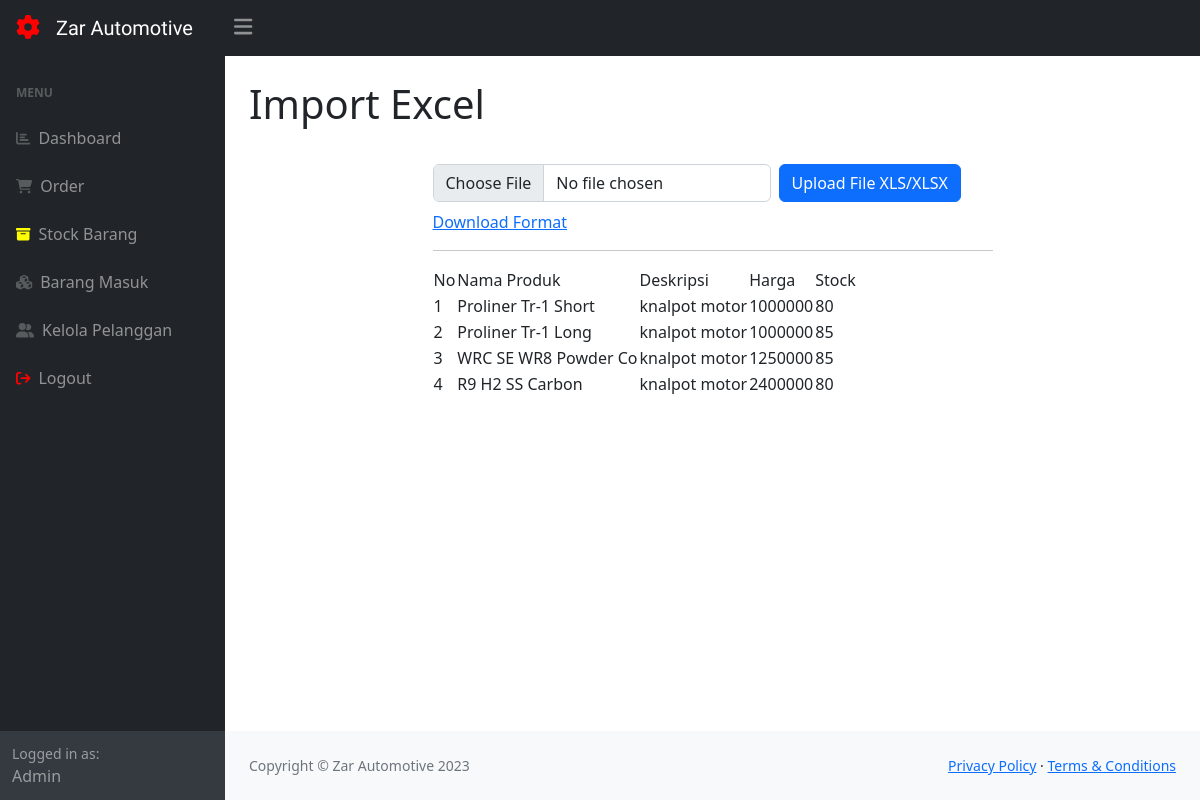
The page /importstock.php (signed in) on the database its author committed.
### tables this page shows
CREATE TABLE `produk` (
  `idproduk` int(11) NOT NULL,
  `namaproduk` varchar(20) NOT NULL,
  `deskripsi` varchar(30) NOT NULL,
  `harga` int(11) NOT NULL,
  `stock` int(11) NOT NULL
);

### importstock.php (the view, shortened to what this page needs)
<?php
require 'ceklogin.php';
?>
<!DOCTYPE html>
<html lang="en">
    <head>
        <link href="https://cdn.jsdelivr.net/npm/bootstrap@4.6.2/dist/css/bootstrap.min.css" rel="stylesheet" />
        <link href="css/styles.css" rel="stylesheet" />
    </head>
    <body class="sb-nav-fixed">
        <nav class="sb-topnav navbar navbar-expand navbar-dark bg-dark">
            <div class="sb-nav-link-icon ml-3"><i class="fas fa-gear fa-spin" style="font-size:24px;color:red"></i></div>
            <a class="navbar-brand ps-3 custom-font" href="index.php">Zar Automotive</a>
            <button class="btn btn-link btn-sm order-1 order-lg-0 me-4 me-lg-0 move-left" id="sidebarToggle" href="#!"><i class="fas fa-bars" style="font-size:21px"></i></button>
        </nav>
        <div id="layoutSidenav">
            <div id="layoutSidenav_nav">
                <nav class="sb-sidenav accordion sb-sidenav-dark" id="sidenavAccordion">
                    <div class="sb-sidenav-menu">
                        <div class="nav">
                            <div class="sb-sidenav-menu-heading">Menu</div>
                            <a class="nav-link" href="dashboard.php">
                                <div class="sb-nav-link-icon"><i class="fa fa-bar-chart"></i></div>
                                Dashboard
                            </a>
                            <a class="nav-link" href="index.php">
                                <div class="sb-nav-link-icon"><i class="fas fa-shopping-cart"></i></div>
                                Order
                            </a>
                            <a class="nav-link" href="stock.php">
                                <div class="sb-nav-link-icon"><i class="fas fa-archive" style="color:yellow"></i></div>
                                Stock Barang
                            </a>
                            <a class="nav-link" href="masuk.php">
                                <div class="sb-nav-link-icon"><i class="fas fa-cubes"></i></div>
                                Barang Masuk
                            </a>
                            <a class="nav-link" href="pelanggan.php">
                                <div class="sb-nav-link-icon"><i class="fas fa-user-friends"></i></div>
                                Kelola Pelanggan
                            </a>
                            <a class="nav-link" href="logout.php">
                                <div class="sb-nav-link-icon"><i class="fa fa-sign-out" style="color:red"></i></div>
                                Logout
                            </a>
                        </div>
                    </div>
                    <div class="sb-sidenav-footer">
                        <div class="small">Logged in as:</div>
                        Admin
                    </div>
                </nav>
            </div>
            <div id="layoutSidenav_content">
                <main>
                    <div class="container-fluid px-4">
                        <h1 class="mt-4 mb-3">Import Excel</h1>
                        <div style="margin:auto;width: 600px;padding: 20px;">
                            <form action="" method="POST" enctype="multipart/form-data" class="row g-2">
                                <div class="col-auto">
                                    <input type="file" class="form-control" name="excel" id="formFile">
                                </div>
                                <div class="col-auto">
                                    <input type="submit" name="import" class="btn btn-primary" value="Upload File XLS/XLSX">
                                </div>
                                <a href="stockFormat.xlsx">Download Format</a>
                            </form>
                            <hr>
                            <table id="datatablesSimple">
                                <tr>
                                    <td>No</td>
                                    <td>Nama Produk</td>
                                    <td>Deskripsi</td>
                                    <td>Harga</td>
                                    <td>Stock</td>
                                </tr>
                                <?php
                                $i = 1;
                                $rows = mysqli_query($conn, "SELECT * FROM produk");
                                foreach($rows as $row) :
                                ?>
                                <tr>
                                    <td> <?php echo $i++; ?> </td>
                                    <td> <?php echo $row["namaproduk"]; ?> </td>
                                    <td> <?php echo $row["deskripsi"]; ?> </td>
                                    <td> <?php echo $row["harga"]; ?> </td>
                                    <td> <?php echo $row["stock"]; ?> </td>
                                </tr>
                                <?php endforeach; ?>
                            </table>
                        </div>
                    </div>
                </main>
                <footer class="py-4 bg-light mt-auto">
                    <div class="container-fluid px-4">
                        <div class="d-flex align-items-center justify-content-between small">
                            <div class="text-muted">Copyright &copy; Zar Automotive 2023</div>
                            <div>
                                <a href="#">Privacy Policy</a>
                                &middot;
                                <a href="#">Terms &amp; Conditions</a>
                            </div>
                        </div>
                    </div>
                </footer>
            </div>
        </div>
    </body>
</html>

### importstock.php (style rules this page uses)
.custom-font { font-family: 'Trade Winds', cursive; }
.move-left { margin-left: -40px; }

### rows shown on the page
produk: namaproduk "Proliner Tr-1 Short", deskripsi "knalpot motor", harga "1000000", stock "80"
produk: namaproduk "Proliner Tr-1 Long", deskripsi "knalpot motor", harga "1000000", stock "85"
produk: namaproduk "WRC SE WR8 Powder Co", deskripsi "knalpot motor", harga "1250000", stock "85"
produk: namaproduk "R9 H2 SS Carbon", deskripsi "knalpot motor", harga "2400000", stock "80"
